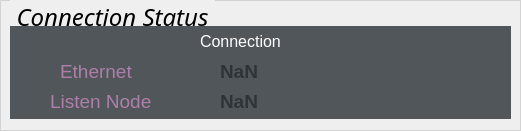
    <widget class="QGroupBox" name="Connection_Status_groupBox">
     <property name="geometry">
      <rect>
       <x>20</x>
       <y>10</y>
       <width>521</width>
       <height>131</height>
      </rect>
     </property>
     <property name="font">
      <font>
       <family>Ubuntu Condensed</family>
       <pointsize>18</pointsize>
       <weight>50</weight>
       <italic>true</italic>
       <bold>false</bold>
       <underline>false</underline>
       <strikeout>false</strikeout>
       <kerning>true</kerning>
      </font>
     </property>
     <property name="styleSheet">
      <string notr="true">        QGroupBox {
            border-color: rgb(50, 50, 50);
            border: 2px solid lightgray; 
            border-width: 0.5px;
            border-style: solid;
            margin-top: 1ex; /* leave space at the top for the title */ 
        }
        QGroupBox::title {
            subcontrol-origin: margin;
            subcontrol-position: top left;
            left: 10px;
            margin-left: 0px;
            padding: 0  3px;
        }</string>
     </property>
     <property name="title">
      <string>Connection Status</string>
     </property>
     <property name="flat">
      <bool>false</bool>
     </property>
     <widget class="QWidget" name="widget_ROSClient" native="true">
      <property name="geometry">
       <rect>
        <x>10</x>
        <y>26</y>
        <width>501</width>
        <height>93</height>
       </rect>
      </property>
      <property name="styleSheet">
       <string notr="true">background-color: rgb(81, 86, 90);</string>
      </property>
      <widget class="QLabel" name="SvrClient_label">
       <property name="geometry">
        <rect>
         <x>50</x>
         <y>30</y>
         <width>121</width>
         <height>31</height>
        </rect>
       </property>
       <property name="font">
        <font>
         <pointsize>8</pointsize>
        </font>
       </property>
       <property name="styleSheet">
        <string notr="true">co</string>
       </property>
       <property name="text">
        <string>&lt;html&gt;&lt;head/&gt;&lt;body&gt;&lt;p&gt;&lt;span style=&quot; font-size:14pt; color:#ad7fa8;&quot;&gt;Ethernet&lt;/span&gt;&lt;/p&gt;&lt;/body&gt;&lt;/html&gt;</string>
       </property>
      </widget>
      <widget class="QLabel" name="svrclient_status_label">
       <property name="geometry">
        <rect>
         <x>210</x>
         <y>30</y>
         <width>61</width>
         <height>31</height>
        </rect>
       </property>
       <property name="font">
        <font>
         <pointsize>8</pointsize>
        </font>
       </property>
       <property name="styleSheet">
        <string notr="true">co</string>
       </property>
       <property name="text">
        <string>&lt;html&gt;&lt;head/&gt;&lt;body&gt;&lt;p&gt;&lt;span style=&quot; font-size:14pt; font-weight:600; color:#2e3436;&quot;&gt;NaN&lt;/span&gt;&lt;/p&gt;&lt;/body&gt;&lt;/html&gt;</string>
       </property>
      </widget>
      <widget class="QLabel" name="SctClient_label">
       <property name="geometry">
        <rect>
         <x>40</x>
         <y>60</y>
         <width>121</width>
         <height>31</height>
        </rect>
       </property>
       <property name="font">
        <font>
         <pointsize>8</pointsize>
        </font>
       </property>
       <property name="styleSheet">
        <string notr="true">co</string>
       </property>
       <property name="text">
        <string>&lt;html&gt;&lt;head/&gt;&lt;body&gt;&lt;p&gt;&lt;span style=&quot; font-size:14pt; color:#ad7fa8;&quot;&gt;Listen Node&lt;/span&gt;&lt;/p&gt;&lt;/body&gt;&lt;/html&gt;</string>
       </property>
      </widget>
      <widget class="QLabel" name="sctclient_status_label">
       <property name="geometry">
        <rect>
         <x>210</x>
         <y>60</y>
         <width>61</width>
         <height>31</height>
        </rect>
       </property>
       <property name="font">
        <font>
         <pointsize>8</pointsize>
        </font>
       </property>
       <property name="styleSheet">
        <string notr="true">co</string>
       </property>
       <property name="text">
        <string>&lt;html&gt;&lt;head/&gt;&lt;body&gt;&lt;p&gt;&lt;span style=&quot; font-size:14pt; font-weight:600; color:#2e3436;&quot;&gt;NaN&lt;/span&gt;&lt;/p&gt;&lt;/body&gt;&lt;/html&gt;</string>
       </property>
      </widget>
      <widget class="QLabel" name="Connect_to_TM_Server_label">
       <property name="geometry">
        <rect>
         <x>190</x>
         <y>0</y>
         <width>131</width>
         <height>31</height>
        </rect>
       </property>
       <property name="font">
        <font>
         <pointsize>8</pointsize>
        </font>
       </property>
       <property name="styleSheet">
        <string notr="true">co</string>
       </property>
       <property name="text">
        <string>&lt;html&gt;&lt;head/&gt;&lt;body&gt;&lt;p&gt;&lt;span style=&quot; font-size:12pt; color:#ffffff;&quot;&gt;Connection&lt;/span&gt;&lt;/p&gt;&lt;/body&gt;&lt;/html&gt;</string>
       </property>
      </widget>
     </widget>
    </widget>
